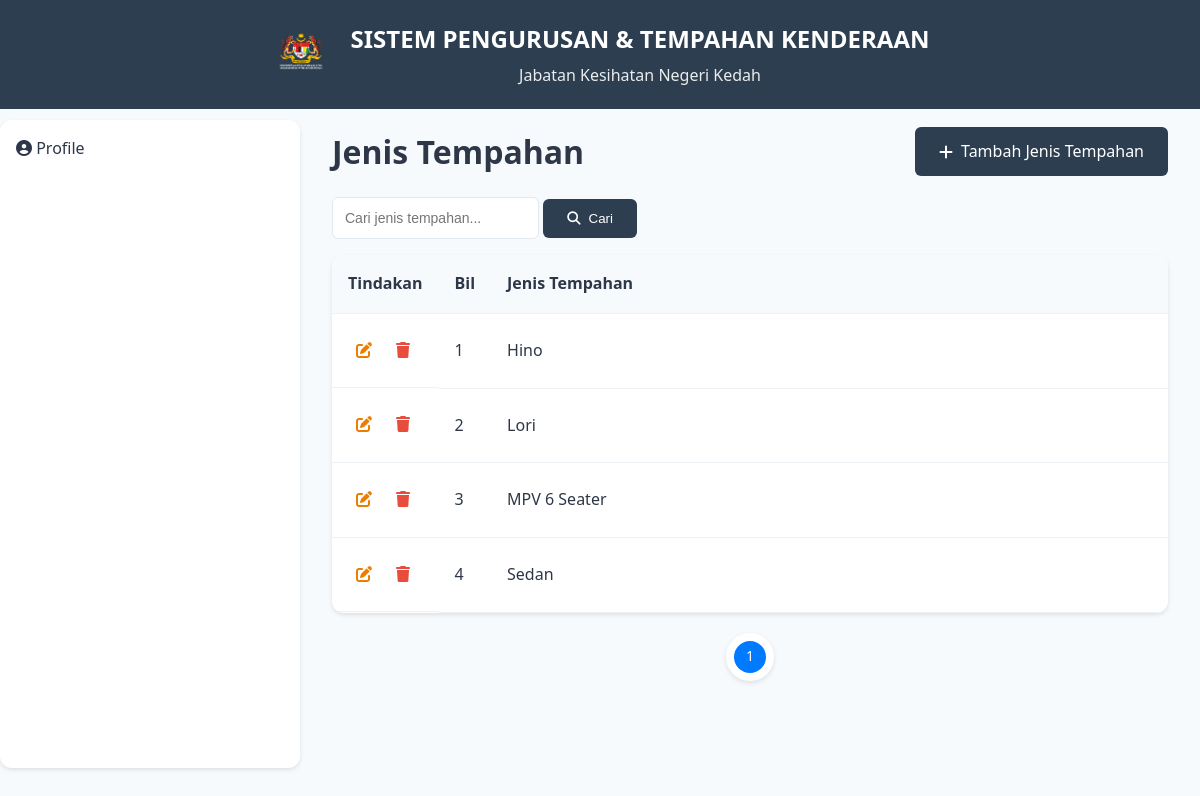
Screenshot of /Kemaskini_JTK.php with the database file from the repository.
### tables this page shows
CREATE TABLE `ttempah_jenis` (
  `id` int NOT NULL AUTO_INCREMENT,
  `jenis_kenderaan` varchar(100) DEFAULT NULL,
  PRIMARY KEY (`id`)
);

### Kemaskini_JTK.php (shortened to what this page needs)
<?php
require_once 'config.php';
$records = [];
$search = isset($_GET['search']) ? trim($_GET['search']) : '';
try {
    $query = "SELECT * FROM ttempah_jenis";
    $params = [];
    $query .= " ORDER BY id DESC";
    $stmt = $pdo->prepare($query);
    $stmt->execute($params);
    $records = $stmt->fetchAll(PDO::FETCH_ASSOC);
} catch (PDOException $e) {
    error_log("Database Error: " . $e->getMessage());
    $records = [];
}
$items_per_page = 10;
$page = isset($_GET['page']) ? (int)$_GET['page'] : 1;
$offset = ($page - 1) * $items_per_page;
$records = array_slice($records, $offset, $items_per_page);
?>
<!DOCTYPE html>
<html lang="en">
<head>
    <link rel="stylesheet" href="CSS/STK.css">
    <link rel="stylesheet" href="CSS/layout.css">
    <link rel="stylesheet" href="https://cdnjs.cloudflare.com/ajax/libs/font-awesome/6.4.2/css/all.min.css">
</head>
<body>
    <?php include 'dashboard.php' ?>
    <div class="dashboard">
        <div class="main-content">
            <div class="welcome-header" style="margin-top: -26px;">
                <h1 class="welcome-text">Jenis Tempahan</h1>
                <a href="#" onclick="openAddJTModal()" class="btn btn-primary">
                    <i class="fas fa-plus"></i>
                    Tambah Jenis Tempahan
                </a>
            </div>
            <form action="" method="GET" class="search-field">
                <div class="search-grid2">
                    <input type="text" class="search-input" name="search" placeholder="Cari jenis tempahan...">
                    <button type="submit" class="btn btn-primary">
                        <i class="fas fa-search"></i>
                        Cari
                    </button>
                </div>
            </form>
            <div class="table-container">
                <table class="custom-table">
                    <thead>
                        <tr>
                            <th style="width: 80px;">Tindakan</th>
                            <th style="width: 30px;">Bil</th>
                            <th>Jenis Tempahan</th>
                        </tr>
                    </thead>
                    <tbody>
                        <?php if (empty($records)): ?>
                        <tr>
                            <td colspan="3" class="no-records">Tiada rekod ditemui.</td>
                        </tr>
                        <?php else: ?>
                        <?php foreach ($records as $index => $record): ?>
                        <tr>
                            <td class="action-cell">
                                <a href="#"
                                    onclick="openEditModal('<?= htmlspecialchars($record['id']) ?>', '<?= htmlspecialchars($record['jenis_kenderaan']) ?>')"
                                    class="action-btn" title="Edit">
                                    <i class="fas fa-edit" style="color: #eb7d00;"></i>
                                </a>
                                <a href="#" onclick="deleteRecord('<?= htmlspecialchars($record['id']) ?>')"
                                    class="action-btn" title="Delete">
                                    <i class="fas fa-trash" style="color: #E74C3C;"></i>
                                </a>
                            </td>
                            <td><?= $offset + $index + 1 ?></td>
                            <td><?= htmlspecialchars($record['jenis_kenderaan']) ?></td>
                        </tr>
                        <?php endforeach; ?>
                        <?php endif; ?>
                    </tbody>
                </table>
            </div>
            <div class="pagination-container">
                <div class="pagination">
                    <a href="?page=<?= $page ?><?= !empty($_POST) ? '&' . http_build_query($_POST) : '' ?><?= !empty($search) ? '&search=' . urlencode($search) : '' ?>"
                        class="page-link active">
                        <?= $page ?>
                    </a>
                </div>
            </div>
        </div>
    </div>
</body>
</html>

### CSS/STK.css (style rules this page uses)
:root { --primary-color: #2c3e50; --secondary-color: #3498db; --accent-color: #1abc9c; --danger-color: #e74c3c; --warning-color: #f1c40f; --success-color: #2ecc71; --gray-100: #f7fafc; --gray-200: #edf2f7; --gray-300: #e2e8f0; --gray-600: #718096; --gray-800: #2d3748; }
* { margin: 0; padding: 0; box-sizing: border-box; }
body { font-family: "Segoe UI", system-ui, -apple-system, sans-serif; background-color: var(--gray-100); color: var(--gray-800); line-height: 1.6; }
.dashboard { margin-top: 120px; margin-left: 300px; padding: 2rem; max-width: calc(100% - 250px); }
.dashboard { margin-top: 120px; min-height: calc(100vh - 120px); }
.search-field { display: flex ; flex-direction: column; justify-content: flex-end; gap: 0.5rem; }
.search-field input, .search-field select { padding: 0.75rem; border: 1px solid var(--gray-300); border-radius: 6px; font-size: 0.875rem; transition: all 0.2s ease; }
.btn { padding: 0.75rem 1.5rem; border-radius: 6px; font-weight: 500; text-decoration: none; display: inline-flex; align-items: center; gap: 0.5rem; transition: all 0.2s ease; border: none; cursor: pointer; }
.btn-primary { background: var(--primary-color); color: white; }
.table-container { background: white; border-radius: 12px; box-shadow: 0 2px 4px rgba(0, 0, 0, 0.1); overflow: hidden; }
.custom-table { width: 100%; border-collapse: collapse; }
.custom-table th, .custom-table td { padding: 1rem; text-align: left; border-bottom: 1px solid var(--gray-200); }
.custom-table th { background: var(--gray-100); font-weight: 600; color: var(--gray-800); }
.action-cell { display: flex; gap: 0.5rem; }
.action-btn { padding: 0.5rem; border-radius: 6px; color: var(--gray-600); transition: all 0.2s ease; }
.pagination { display: flex; align-items: center; gap: 5px; padding: 8px; background: white !important; box-shadow: 0 2px 5px rgba(0, 0, 0, 0.1) !important; border-radius: 50px !important; }
.page-link { display: flex; align-items: center; justify-content: center; width: 32px !important; height: 32px !important; text-decoration: none; color: #666 !important; border-radius: 50%; font-size: 14px; transition: all 0.3s ease; min-width: unset !important; padding: 0 !important; background: none !important; }
.page-link.active { background-color: #007bff !important; color: white !important; font-weight: 500; }
.pagination-container { display: flex; justify-content: center; margin: 20px 0; }

### CSS/layout.css (style rules this page uses)
.welcome-header { display: flex; align-items: center; justify-content: space-between; margin-bottom: 20px; }
.search-grid2 { justify-content: flex-end; gap: 10px; margin-bottom: 1rem; }

### rows the page displays
ttempah_jenis: index "1", jenis_kenderaan "Hino"
ttempah_jenis: index "2", jenis_kenderaan "Lori"
ttempah_jenis: index "3", jenis_kenderaan "MPV 6 Seater"
ttempah_jenis: index "4", jenis_kenderaan "Sedan"

### other values shown
$page "1"
